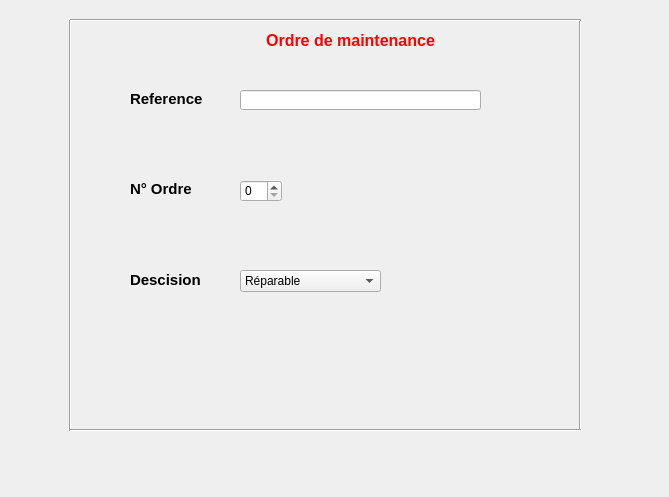
<?xml version="1.0" encoding="UTF-8"?>
<ui version="4.0">
 <class>ordre</class>
 <widget class="QDialog" name="ordre">
  <property name="geometry">
   <rect>
    <x>0</x>
    <y>0</y>
    <width>669</width>
    <height>497</height>
   </rect>
  </property>
  <property name="windowTitle">
   <string>Dialog</string>
  </property>
  <widget class="Line" name="line_4">
   <property name="geometry">
    <rect>
     <x>60</x>
     <y>20</y>
     <width>20</width>
     <height>411</height>
    </rect>
   </property>
   <property name="orientation">
    <enum>Qt::Vertical</enum>
   </property>
  </widget>
  <widget class="QLabel" name="label_3">
   <property name="geometry">
    <rect>
     <x>130</x>
     <y>270</y>
     <width>81</width>
     <height>21</height>
    </rect>
   </property>
   <property name="text">
    <string>&lt;!DOCTYPE HTML PUBLIC &quot;-//W3C//DTD HTML 4.0//EN&quot; &quot;http://www.w3.org/TR/REC-html40/strict.dtd&quot;&gt;
&lt;html&gt;&lt;head&gt;&lt;meta name=&quot;qrichtext&quot; content=&quot;1&quot; /&gt;&lt;style type=&quot;text/css&quot;&gt;
p, li { white-space: pre-wrap; }
&lt;/style&gt;&lt;/head&gt;&lt;body style=&quot; font-family:'MS Shell Dlg 2'; font-size:8.25pt; font-weight:400; font-style:normal;&quot;&gt;
&lt;p style=&quot; margin-top:0px; margin-bottom:0px; margin-left:0px; margin-right:0px; -qt-block-indent:0; text-indent:0px;&quot;&gt;&lt;span style=&quot; font-size:11pt; font-weight:600;&quot;&gt;Descision&lt;/span&gt;&lt;/p&gt;&lt;/body&gt;&lt;/html&gt;</string>
   </property>
  </widget>
  <widget class="QPushButton" name="envoyeerPB">
   <property name="geometry">
    <rect>
     <x>550</x>
     <y>430</y>
     <width>91</width>
     <height>61</height>
    </rect>
   </property>
   <property name="text">
    <string/>
   </property>
   <property name="icon">
    <iconset resource="Images.qrc">
     <normaloff>:/icon/Icon/95.png</normaloff>:/icon/Icon/95.png</iconset>
   </property>
   <property name="iconSize">
    <size>
     <width>50</width>
     <height>50</height>
    </size>
   </property>
   <property name="flat">
    <bool>true</bool>
   </property>
  </widget>
  <widget class="QLabel" name="label_2">
   <property name="geometry">
    <rect>
     <x>130</x>
     <y>90</y>
     <width>91</width>
     <height>16</height>
    </rect>
   </property>
   <property name="text">
    <string>&lt;!DOCTYPE HTML PUBLIC &quot;-//W3C//DTD HTML 4.0//EN&quot; &quot;http://www.w3.org/TR/REC-html40/strict.dtd&quot;&gt;
&lt;html&gt;&lt;head&gt;&lt;meta name=&quot;qrichtext&quot; content=&quot;1&quot; /&gt;&lt;style type=&quot;text/css&quot;&gt;
p, li { white-space: pre-wrap; }
&lt;/style&gt;&lt;/head&gt;&lt;body style=&quot; font-family:'MS Shell Dlg 2'; font-size:8.25pt; font-weight:400; font-style:normal;&quot;&gt;
&lt;p style=&quot; margin-top:0px; margin-bottom:0px; margin-left:0px; margin-right:0px; -qt-block-indent:0; text-indent:0px;&quot;&gt;&lt;span style=&quot; font-size:11pt; font-weight:600;&quot;&gt;Reference&lt;/span&gt;&lt;/p&gt;&lt;/body&gt;&lt;/html&gt;</string>
   </property>
  </widget>
  <widget class="Line" name="line_3">
   <property name="geometry">
    <rect>
     <x>570</x>
     <y>20</y>
     <width>20</width>
     <height>411</height>
    </rect>
   </property>
   <property name="orientation">
    <enum>Qt::Vertical</enum>
   </property>
  </widget>
  <widget class="Line" name="line">
   <property name="geometry">
    <rect>
     <x>70</x>
     <y>10</y>
     <width>511</width>
     <height>20</height>
    </rect>
   </property>
   <property name="orientation">
    <enum>Qt::Horizontal</enum>
   </property>
  </widget>
  <widget class="QLineEdit" name="refLE">
   <property name="geometry">
    <rect>
     <x>240</x>
     <y>90</y>
     <width>241</width>
     <height>20</height>
    </rect>
   </property>
  </widget>
  <widget class="Line" name="line_2">
   <property name="geometry">
    <rect>
     <x>70</x>
     <y>420</y>
     <width>511</width>
     <height>20</height>
    </rect>
   </property>
   <property name="orientation">
    <enum>Qt::Horizontal</enum>
   </property>
  </widget>
  <widget class="QComboBox" name="choixCB">
   <property name="geometry">
    <rect>
     <x>240</x>
     <y>270</y>
     <width>141</width>
     <height>22</height>
    </rect>
   </property>
   <item>
    <property name="text">
     <string>Réparable</string>
    </property>
   </item>
   <item>
    <property name="text">
     <string>non Réparable</string>
    </property>
   </item>
  </widget>
  <widget class="QPushButton" name="retourPB">
   <property name="geometry">
    <rect>
     <x>10</x>
     <y>430</y>
     <width>71</width>
     <height>51</height>
    </rect>
   </property>
   <property name="text">
    <string/>
   </property>
   <property name="icon">
    <iconset resource="Images.qrc">
     <normaloff>:/icon/Icon/28.png</normaloff>:/icon/Icon/28.png</iconset>
   </property>
   <property name="iconSize">
    <size>
     <width>50</width>
     <height>50</height>
    </size>
   </property>
   <property name="flat">
    <bool>true</bool>
   </property>
  </widget>
  <widget class="QLabel" name="label">
   <property name="geometry">
    <rect>
     <x>240</x>
     <y>20</y>
     <width>221</width>
     <height>41</height>
    </rect>
   </property>
   <property name="text">
    <string>&lt;!DOCTYPE HTML PUBLIC &quot;-//W3C//DTD HTML 4.0//EN&quot; &quot;http://www.w3.org/TR/REC-html40/strict.dtd&quot;&gt;
&lt;html&gt;&lt;head&gt;&lt;meta name=&quot;qrichtext&quot; content=&quot;1&quot; /&gt;&lt;style type=&quot;text/css&quot;&gt;
p, li { white-space: pre-wrap; }
&lt;/style&gt;&lt;/head&gt;&lt;body style=&quot; font-family:'MS Shell Dlg 2'; font-size:8.25pt; font-weight:400; font-style:normal;&quot;&gt;
&lt;p align=&quot;center&quot; style=&quot; margin-top:0px; margin-bottom:0px; margin-left:0px; margin-right:0px; -qt-block-indent:0; text-indent:0px;&quot;&gt;&lt;span style=&quot; font-size:12pt; font-weight:600; color:#ff0000;&quot;&gt;Ordre de maintenance&lt;/span&gt;&lt;/p&gt;&lt;/body&gt;&lt;/html&gt;</string>
   </property>
  </widget>
  <widget class="QSpinBox" name="numSB">
   <property name="geometry">
    <rect>
     <x>240</x>
     <y>180</y>
     <width>42</width>
     <height>22</height>
    </rect>
   </property>
  </widget>
  <widget class="QLabel" name="numeroOdrePB">
   <property name="geometry">
    <rect>
     <x>130</x>
     <y>180</y>
     <width>91</width>
     <height>16</height>
    </rect>
   </property>
   <property name="text">
    <string>&lt;!DOCTYPE HTML PUBLIC &quot;-//W3C//DTD HTML 4.0//EN&quot; &quot;http://www.w3.org/TR/REC-html40/strict.dtd&quot;&gt;
&lt;html&gt;&lt;head&gt;&lt;meta name=&quot;qrichtext&quot; content=&quot;1&quot; /&gt;&lt;style type=&quot;text/css&quot;&gt;
p, li { white-space: pre-wrap; }
&lt;/style&gt;&lt;/head&gt;&lt;body style=&quot; font-family:'MS Shell Dlg 2'; font-size:8.25pt; font-weight:400; font-style:normal;&quot;&gt;
&lt;p style=&quot; margin-top:0px; margin-bottom:0px; margin-left:0px; margin-right:0px; -qt-block-indent:0; text-indent:0px;&quot;&gt;&lt;span style=&quot; font-size:11pt; font-weight:600;&quot;&gt;N° Ordre&lt;/span&gt;&lt;/p&gt;&lt;/body&gt;&lt;/html&gt;</string>
   </property>
  </widget>
  <widget class="QLabel" name="label_4">
   <property name="geometry">
    <rect>
     <x>0</x>
     <y>-40</y>
     <width>681</width>
     <height>541</height>
    </rect>
   </property>
   <property name="text">
    <string/>
   </property>
   <property name="pixmap">
    <pixmap resource="Images.qrc">:/Arriere/images/jijou.jpg</pixmap>
   </property>
  </widget>
  <zorder>label_4</zorder>
  <zorder>line_4</zorder>
  <zorder>label_3</zorder>
  <zorder>envoyeerPB</zorder>
  <zorder>label_2</zorder>
  <zorder>line_3</zorder>
  <zorder>line</zorder>
  <zorder>refLE</zorder>
  <zorder>line_2</zorder>
  <zorder>choixCB</zorder>
  <zorder>retourPB</zorder>
  <zorder>label</zorder>
  <zorder>numSB</zorder>
  <zorder>numeroOdrePB</zorder>
 </widget>
 <resources>
  <include location="Images.qrc"/>
 </resources>
 <connections/>
</ui>
